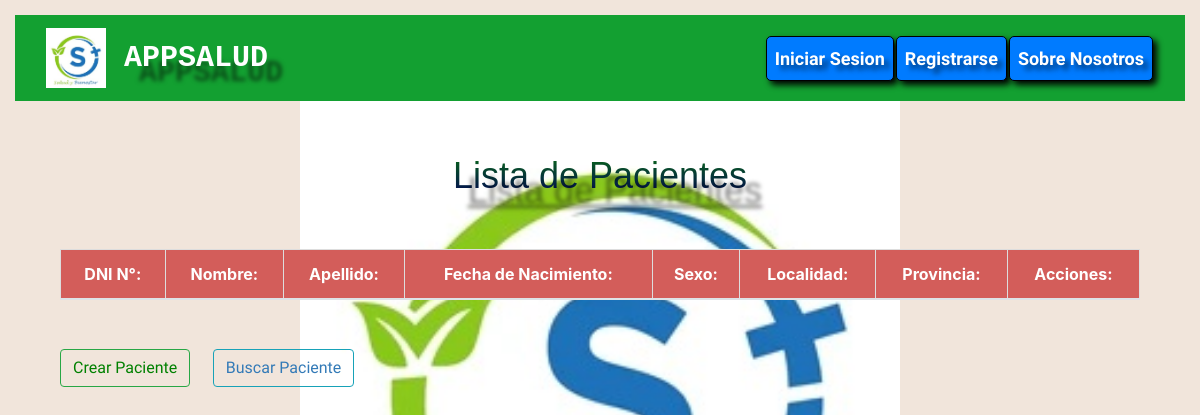
Page /paciente/ on the earlier database version.
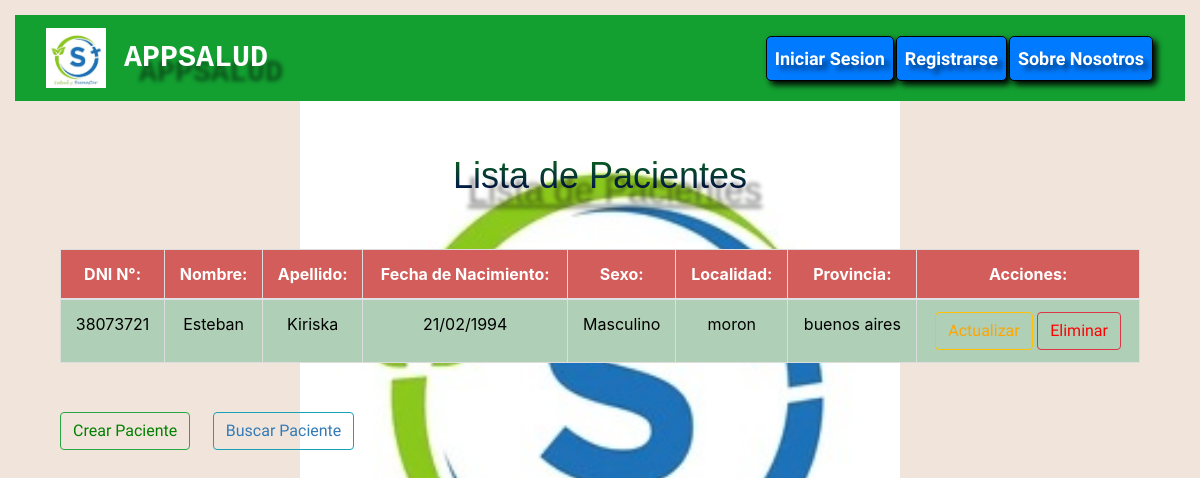
Same page on the later database version.
### AppSalud/models.py (models this page shows, shortened)
class Pacientes(models.Model):
    id_dni = models.IntegerField(primary_key=True)
    nombre_paciente = models.CharField(max_length=30)
    apellido_paciente = models.CharField(max_length=30)
    fecha_nacimiento = models.DateField()
    sexo_paciente = models.CharField(max_length=30)
    id_cobertura = models.ForeignKey(Cobertura, on_delete=models.CASCADE)
    id_localidad = models.ForeignKey(Localidad, on_delete=models.CASCADE)

class Localidad(models.Model):
    localidad = models.CharField(max_length=30)
    provincia = models.CharField(max_length=30)

### AppSalud/views.py (the view)
# urls.py: path('paciente/',views.mostrar_Pacientes,name="Pacientes"),
def mostrar_Pacientes(request):
    paciente = Pacientes.objects.all()
    context = {'paciente': paciente}
    return render(request, 'AppSalud/pacientes.html', context=context)

### AppSalud/Templates/AppSalud/pacientes.html (shortened to what this page needs)
{% extends 'AppSalud/base.html' %}
{% load static %}
{% block codigoDinamico %}
<body style='background-color: #f1e5db;'>
    <div class="container">
        <br>
        <h1><u>Lista de Pacientes</u></h1>
        <br>
        <div class="container">
            <table class="table table-active text-center">
                <thead>
                    <tr>
                        <th scope="col">DNI N°:</th>
                        <th scope="col">Nombre:</th>
                        <th scope="col">Apellido:</th>
                        <th scope="col">Fecha de Nacimiento:</th>
                        <th scope="col">Sexo:</th>
                        <th scope="col">Localidad:</th>
                        <th scope="col">Provincia:</th>
                        <th scope="col">Acciones:</th>
                    </tr>
                </thead>
                <tbody>
                    {% for paciente in paciente %}
                    <tr class="table-success text-center">
                        <td>{{ paciente.id_dni }}</td>
                        <td>{{ paciente.nombre_paciente }}</td>
                        <td>{{ paciente.apellido_paciente }}</td>
                        <td>{{ paciente.fecha_nacimiento|date:"d/m/Y" }}</td>
                        <td>{{ paciente.sexo_paciente }}</td>
                        <td>{{ paciente.id_localidad.localidad }}</td>
                        <td>{{ paciente.id_localidad.provincia }}</td>
                        <td>
                            <a href="{% url 'Actualizar_Paciente' paciente_id=paciente.id_dni %}" class="btn btn-outline-warning" style="color: orange;">Actualizar</a>
                            <a href="{% url 'Eliminar_Paciente' paciente_id=paciente.id_dni %}" class="btn btn-outline-danger" style="color: red;">Eliminar</a>
                        </td>
                    </tr>
                    {% endfor %}
                </tbody>
            </table>
        </div>
        <br>
        <div class="container">
            <a href="{% url 'crear_paciente' %}" class="btn btn-outline-success" style="color: green;">Crear Paciente</a>
            <a href="{% url 'Buscar_Paciente' %}" class="btn btn-outline-info" style="color: #337ab7;">Buscar Paciente</a>
        </div>
    </div>
</body>
{% endblock %}

Differences in the rows shown:
added Pacientes: id_dni "38073721", nombre_paciente "Esteban", apellido_paciente "Kiriska", fecha_nacimiento "21/02/1994", sexo_paciente "Masculino", id_localidad.localidad "moron", id_localidad.provincia "buenos aires"
